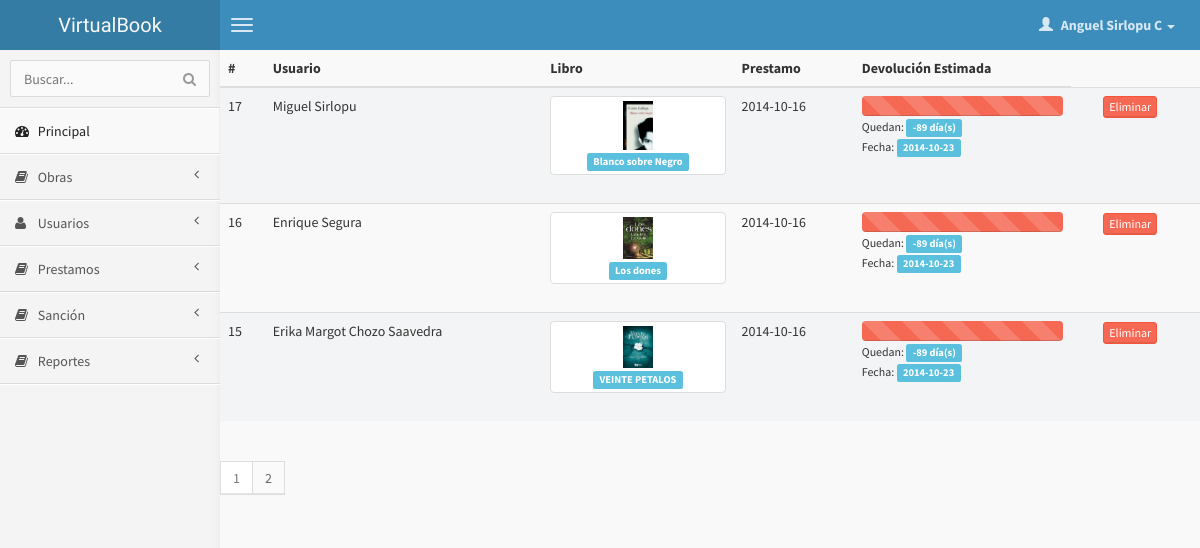
Page /index.php?menu=reporte_prestamo_sin_devolucion_listar (signed in) on the committed database.
### tables this page shows
CREATE TABLE IF NOT EXISTS `usuario` (
  `CodUsuario` int(11) NOT NULL AUTO_INCREMENT,
  `DNI` varchar(9) NOT NULL,
  `Nombres` varchar(50) NOT NULL,
  `Apellido` varchar(30) NOT NULL,
  `Estado` tinyint(1) NOT NULL,
  `Clave` varchar(100) NOT NULL,
  `Tipo` int(11) NOT NULL,
  PRIMARY KEY (`CodUsuario`)
);

CREATE TABLE IF NOT EXISTS `prestamo` (
  `CodPrestamo` int(11) NOT NULL AUTO_INCREMENT,
  `Fecha` date NOT NULL,
  `CodCopia` int(11) NOT NULL,
  `CodUsuario` int(11) NOT NULL,
  `Estado` tinyint(1) NOT NULL,
  PRIMARY KEY (`CodPrestamo`)
);

CREATE TABLE IF NOT EXISTS `libro` (
  `CodLibro` int(11) NOT NULL AUTO_INCREMENT,
  `Titulo` varchar(50) NOT NULL,
  `CodEditorial` int(11) NOT NULL,
  `Estado` tinyint(1) NOT NULL,
  `fecha_registro` date NOT NULL,
  `imagen` varchar(150) NOT NULL DEFAULT 'blanco.jpg',
  PRIMARY KEY (`CodLibro`)
);

### clases/Usuario.php (called while the page is built, shortened)
<?php
    class Usuario
    {
    	private $nombre;
    	private $apellido;
        function __construct($id){
            $consulta = mysql_query("SELECT * FROM usuario WHERE CodUsuario=$id");
            $query = mysql_fetch_row($consulta);
            $this->nombre = $query[2];
            $this->apellido = $query[3];
        }
        public function getNombre(){return $this->nombre;}
        public function getApellido(){return $this->apellido;}
    }
?>

### clases/Paginacion.php (called while the page is built, shortened)
<?php
class Paginacion{
	private $table;
	private $RecordPages;
	private $Pages = 1;
	private $CurrentPage = 1;
	private $orderby = null;
	private $where = null;
	function __construct($table,$count){
		$this->table = $table;
		$this->RecordPages = $count;
	}
	private function reloadPages(){
		$query = mysql_query($this->setQuery());
		$this->total = mysql_num_rows($query);
		if($this->total>$this->RecordPages){
			$t =$this->total/$this->RecordPages;
			$pages = intval(round($t,PHP_ROUND_HALF_EVEN));
			$final = $pages*$this->RecordPages;
			if($final < $this->total)
				$this->Pages = $pages+1;
			else
				$this->Pages = $pages;
		}else{
			$this->Pages = 1;
		}
	}
	public function getCurrentPage(){return $this->CurrentPage;}
	public function getPages(){return $this->Pages;}
	public function setOrderBy($orderby){$this->orderby = $orderby;}
	public function setWhere($where){$this->where = $where;}
	public function setQuery(){
		$sql ="SELECT * FROM ".$this->table;
		if($this->where != null){
			$sql = $sql.' WHERE ';
			for ($i=0; $i < count($this->where); $i++) {
				$and = ($i>0) ? ' AND ' : '' ;
				$sql = $sql.$and.$this->where[$i][0].$this->where[$i][1].$this->where[$i][2];
			}
		}
		if($this->orderby != null){
			$sql = $sql." ORDER BY ".$this->orderby[0]." ".$this->orderby[1];
		}
		return $sql;
	}
	public function getRecords($page){
		$this->reloadPages();
		if($page<=$this->Pages){
			$this->CurrentPage = $page;
			$records = ($page-1) * $this->RecordPages;
			$sql = $this->setQuery();
			$sql = $sql." LIMIT ".$records.",".$this->RecordPages." ";
			$query = mysql_query($sql);
			return $query;
		}
		return false;
	}
}
?>

### clases/CopiaLibro.php (called while the page is built, shortened)
<?php
require_once("Libro.php");
	class CopiaLibro{
		private $CodLibro;
        function __construct()
        {
            $a = func_get_args();
            $i = func_num_args();
            if (method_exists($this,$f='__construct'.$i)) {
                call_user_func_array(array($this,$f),$a);
            }
        }
		function __construct1($id){
			$consulta = mysql_query("SELECT * FROM copialibro where CodCopia='$id'");
			$query = mysql_fetch_row($consulta);
			$this->CodLibro = $query[1];
		}
		public function getCodLibro(){return $this->CodLibro;}
	}
?>

### clases/Libro.php (called while the page is built, shortened)
<?php
    require_once("CopiaLibro.php");
    require_once("Autor.php");
    class Libro
    {
    	private $titulo;
        private $imagen;
        public $ubicacion = 'imagenes/';
        function __construct($id){
            $consulta = mysql_query("SELECT* FROM libro WHERE codLibro=$id");
            if(mysql_num_rows($consulta)>0){
                $query = mysql_fetch_row($consulta);
                $this->codLibro = $query[0];
                $this->titulo = $query[1];
                $this->imagen = $query[5];
                $this->autores = Autores::where($this->codLibro);
            }else{
                $this->error = 1;
            }
        }
        public function getTitulo(){return $this->titulo;}
        public function getImagen(){return $this->ubicacion.$this->imagen;}
    }
?>

### clases/Autor.php (called while the page is built, shortened)
<?php
	class Autores
	{
		public static function where($CodLibro){
			return mysql_query("SELECT * FROM autor_libro WHERE CodLibro ='$CodLibro'");
		}
	}
?>

### clases/Prestamo.php (called while the page is built, shortened)
<?php
	require_once("Libro.php");
	class Prestamo{
		private $fecha;
		private $estado;
        function __construct()
        {
            $a = func_get_args();
            $i = func_num_args();
            if (method_exists($this,$f='__construct'.$i)) {
                call_user_func_array(array($this,$f),$a);
            }
        }
		function __construct1($id){
			$consulta = mysql_query("select *from prestamo where codPrestamo=$id");
			$query = mysql_fetch_row($consulta);
			$this->fecha = $query[1];
			$this->estado = $query[4];
		}
		function getestado(){return $this->estado;}
		function calculaFechaDevolucion(){
			$nuevafecha = strtotime( '+7 day' , strtotime( $this->fecha )) ;
			$nuevafecha = date ( 'Y-m-d' , $nuevafecha );
			$verifico = date('D',strtotime($nuevafecha));
			return $nuevafecha;
		}
		function dias_transcurridos()
		{
			$dias	= (strtotime($this->calculaFechaDevolucion())-strtotime(date('Y-m-d')))/86400;
			return $dias;
		}
	}
?>

### paginas/reporte_prestamo_sin_devolucion_listar.php (the view, shortened to what this page needs)
<?php
require_once("clases/Prestamo.php");
require_once("clases/Libro.php");
require_once("clases/Paginacion.php");
$paginacion = new Paginacion('prestamo', 3);
  $paginacion->setWhere(array(array('Estado','=',0 )));
  $paginacion->setOrderBy(array('CodPrestamo','desc'));
   if (isset($_GET['pagina'])) {
    $pagina = $_GET['pagina'];
    $query = $paginacion->getRecords($pagina);
  }else{
    $query = $paginacion->getRecords(1);
  }
?>
<table class="table table-striped table-hover ">
  <thead>
    <tr>
      <th>#</th>
      <th>Usuario</th>
      <th>Libro</th>
      <th>Prestamo</th>
      <th>Devolución Estimada</th>
    </tr>
  </thead>
  <tbody>
  <?php
   if ($query == false) {
   echo '<tr><td colspan="6">No se encontraron resultados</td>';
 }else{
while ($fila = mysql_fetch_array($query)) {
	$prestamo = new Prestamo($fila['CodPrestamo']);
 ?>
 <tr>
    <td><?=$fila['CodPrestamo']?></td>
    <td><?php
    $arregloUsuario = new Usuario($fila['CodUsuario']);
    echo $arregloUsuario->getNombre().' '.$arregloUsuario->getApellido();
    ?></td>
    <td>
    <?php
    $arregloLibro = new CopiaLibro($fila['CodCopia']);
    $libro = new Libro($arregloLibro->getCodLibro());
    ?>
    <a href="index.php?menu=obras_detalle&obra=<?=$arregloLibro->getCodLibro()?>" class="thumbnail" align="center">
    <?php
    echo '<img src="'.$libro->getImagen().'" width="30px" height="30px"><span class="label label-info">'.$libro->getTitulo().'</span>';
    ?>
    </a>
    </td>
    <td>
    <?=$fila['Fecha']?>
    </td>
    <td>
    <?php
    if($prestamo->getEstado()==0){
      ?>
    <div class="progress">
    <?php
      $porcentaje = (7-$prestamo->dias_transcurridos())*100/7;
      if($porcentaje>100 || $porcentaje<0){
        $porcentaje = 100;
      }
      if($prestamo->dias_transcurridos()>7 || $prestamo->dias_transcurridos()<0)
      {
        $style = 'danger';
      }elseif($prestamo->dias_transcurridos()>=2 && $prestamo->dias_transcurridos()<=4){
        $style = 'warning';
      }else{
        $style = 'success';
        }
    ?>
      <div class="progress-bar progress-bar-<?=$style?> progress-bar-striped" style="width: <?=$porcentaje?>%;"></div></div>
      <small>Quedan: </small><span class="label label-info"><?=$prestamo->dias_transcurridos();?> día(s)</span>
<?php }else{
  echo '<span class="label label-success">Prestamo entregado</span>';
  } ?>
    <br><small>Fecha: </small><span class="label label-info"><?=$prestamo->calculaFechaDevolucion()?></span><br>
    </td>
    <td>
    <td>
      <a href="index.php?menu=prestamo_eliminar&id=<?=$fila['CodPrestamo']?>" class="btn btn-danger btn-xs">Eliminar</a>
    </td>
  </tr>
 <?php
}}
  ?>
  </tbody>
</table>
<ul class="pagination">
<?php
  for ($i=1; $i <= $paginacion->getPages(); $i++) {
    $active = ($paginacion->getCurrentPage()==$i) ? 'class="active disabled"':'';
    echo '<li '.$active.'><a href="index.php?menu=reporte_prestamo_sin_devolucion_listar&pagina='.$i.'" >'.$i.'</a></li>';
  }
?>
</ul>

### index.php (shortened to what this page needs)
<?php
require_once ('clases/Usuario.php');
$usuario = new Usuario($_SESSION['usuario']['CodUsuario']);
?>
<!DOCTYPE html>
<html>
    <head>
        <link href="css/bootstrap.min.css" rel="stylesheet" type="text/css" />
        <link href="css/font-awesome.min.css" rel="stylesheet" type="text/css" />
        <link rel="stylesheet" type="text/css" href="css/datepicker/datepicker3.css">
        <link href="css/chosen.css" rel="stylesheet">
        <link href="css/ionicons.min.css" rel="stylesheet" type="text/css" />
        <link href="css/AdminLTE.css" rel="stylesheet" type="text/css" />
        <link href="css/morris/morris.css" rel="stylesheet" type="text/css" />
    </head>
    <body class="skin-blue">
        <header class="header">
            <a href="index.php" class="logo">
                VirtualBook
            </a>
            <nav class="navbar navbar-static-top" role="navigation">
                <a href="#" class="navbar-btn sidebar-toggle" data-toggle="offcanvas" role="button">
                    <span class="icon-bar"></span>
                    <span class="icon-bar"></span>
                    <span class="icon-bar"></span>
                </a>
                <div class="navbar-right">
                    <ul class="nav navbar-nav">
                        <li class="dropdown user user-menu">
                            <a href="#" class="dropdown-toggle" data-toggle="dropdown">
                                <i class="glyphicon glyphicon-user"></i>
                                <span><?=$usuario->getNombre()?> <?=$usuario->getApellido()?> <i class="caret"></i></span>
                            </a>
                        </li>
                    </ul>
                </div>
            </nav>
        </header>
        <div class="wrapper row-offcanvas row-offcanvas-left">
            <aside class="left-side sidebar-offcanvas">
                <section class="sidebar">
                    <?php
                        if($_SESSION['usuario']['tipo'] == 1 || $_SESSION['usuario']['tipo'] == 2)
                        {?>
                    <form action="index.php?menu=usuario_buscar" method="post" class="sidebar-form">
                        <div class="input-group">
                            <input type="text" name="dni" class="form-control" placeholder="Buscar..."/>
                            <span class="input-group-btn">
                                <button type='submit' id='search-btn' class="btn btn-flat"><i class="fa fa-search"></i></button>
                            </span>
                        </div>
                    </form>
                    <?php
                            include_once('includes/menu_admin.php');
                        }elseif ($_SESSION['usuario']['tipo'] == 3) {
                            include_once('includes/menu_cliente.php');
                        }
                    ?>
                </section>
            </aside>
            <aside class="right-side">
                <?php
                    if (!isset($_GET['menu'])) {
                        if(!($_SESSION['usuario']['tipo'] == 1 || $_SESSION['usuario']['tipo'] == 2))
                        {
                            include("paginas/index_cliente.php");
                        }else{
                            include("paginas/index.php");
                        }
                    } else {
                        include("paginas/".$_GET['menu'].".php");
                    }
                ?>
            </aside>
        </div>
    </body>
</html>

### rows in the picture
usuario: Nombres "Anguel", Apellido "Sirlopu C"
prestamo: CodPrestamo "17", usuario.Nombres "Miguel", usuario.Apellido "Sirlopu", libro.imagen (picture), libro.Titulo "Blanco sobre Negro", Fecha "2014-10-16", Fecha "-89", Fecha "2014-10-23"
prestamo: CodPrestamo "16", usuario.Nombres "Enrique", usuario.Apellido "Segura", libro.imagen (picture), libro.Titulo "Los dones", Fecha "2014-10-16", Fecha "-89", Fecha "2014-10-23"
prestamo: CodPrestamo "15", usuario.Nombres "Erika Margot", usuario.Apellido "Chozo Saavedra", libro.imagen (picture), libro.Titulo "VEINTE PETALOS", Fecha "2014-10-16", Fecha "-89", Fecha "2014-10-23"
